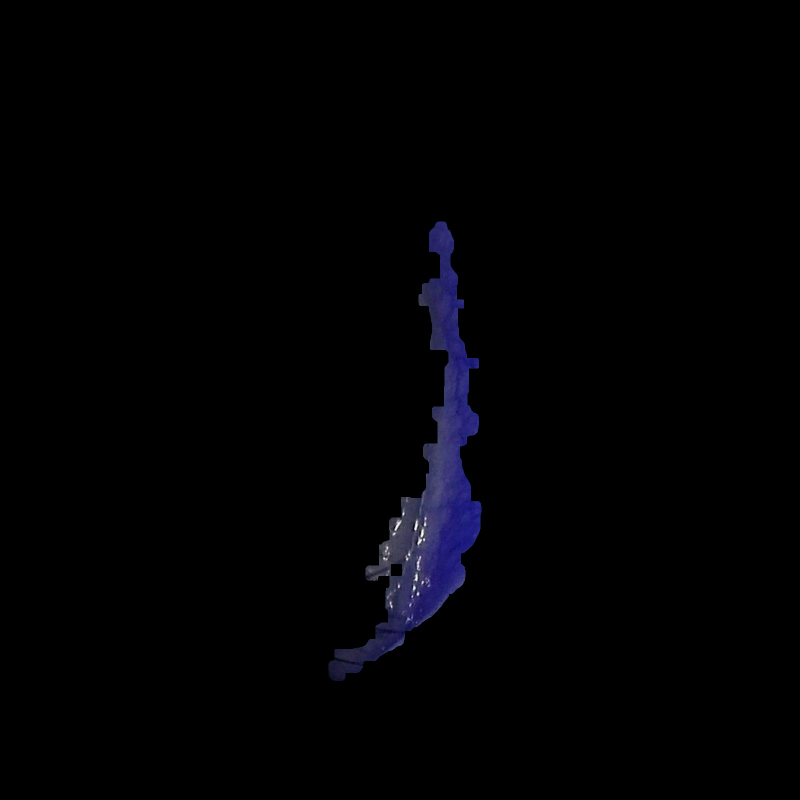
#> input picture IMAGES2/IMAGES2/c1anemia-394_jpg.rf.38011da481dfb937dc013415c7cd0123.jpg, 1600 x 1600 px, given in place of c1anemia-396.jpg, which was not available (shown at 1/2 size)
$ jupyter execute --allow-errors 'model creation.ipynb'   (shell and % lines are left out)   (older library calls are emulated)
#> lines starting #> are read from the running program, lines starting #| are printed output that depends on the picture; long printed decimals are rounded; pictures that were not available may be replaced by others from this repository, and a replacement may not be noted
[cell 1]
import sys
import os
import cv2
import numpy as np
import pandas as pd
from matplotlib import pyplot as plt
from PIL import Image
from sklearn.linear_model import LogisticRegression
from sklearn.model_selection import train_test_split
from sklearn.metrics import confusion_matrix
from sklearn.metrics import recall_score
from sklearn.metrics import precision_score
from sklearn.metrics import f1_score
from sklearn.metrics import cohen_kappa_score
from tabulate import tabulate
import matplotlib.pyplot as plt
from sklearn.model_selection import train_test_split
import collections
from sklearn.metrics import classification_report, confusion_matrix
from sklearn.metrics import accuracy_score
import seaborn as sns
from mlxtend.plotting import plot_confusion_matrix
import pickle
pd.options.display.max_rows = 500

[cell 2]
os.chdir(r'C:\Users\torej\Downloads\FASE1\FASE1')
#> (the rest of this cell did not finish here and is left out)

#> (a cell that did not finish here is left out)

#> (a cell that did not finish here is left out)

#> (a cell that did not finish here is left out)

#> (a cell that did not finish here is left out)

#> (a cell that did not finish here is left out)

#> (a cell that did not finish here is left out)

#> (a cell that did not finish here is left out)

[cell 10]
image = cv2.imread('c1anemia-396.jpg')
#> image is the input picture: shape (1600, 1600, 3); mean B, G, R 3.3, 1.5, 1.5
r,b,g = cv2.split(image)
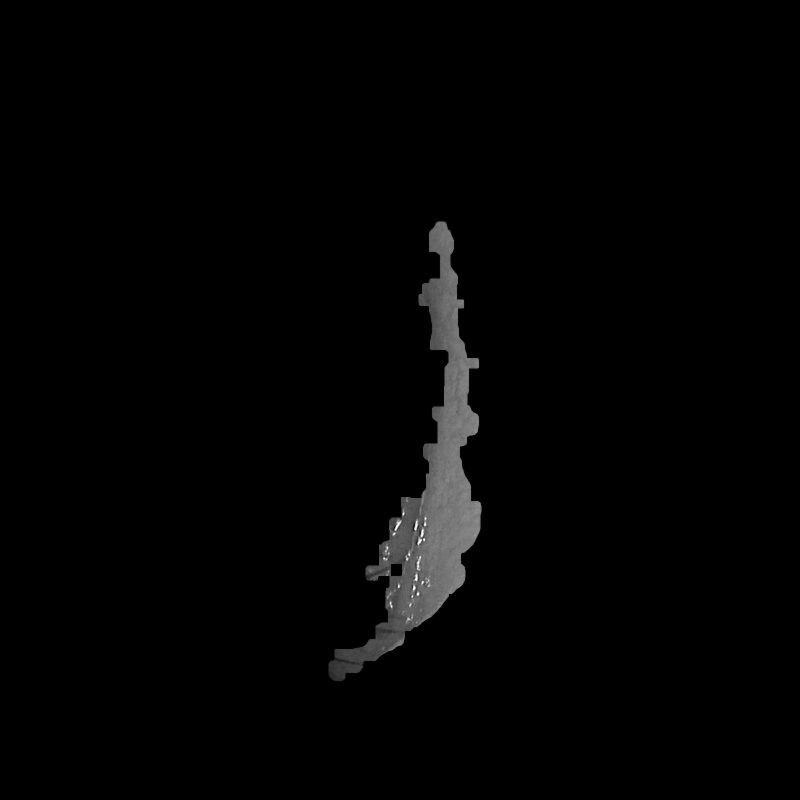
#> r: shape (1600, 1600) (shown at 1/2 size); min 0, max 255, mean 3.3
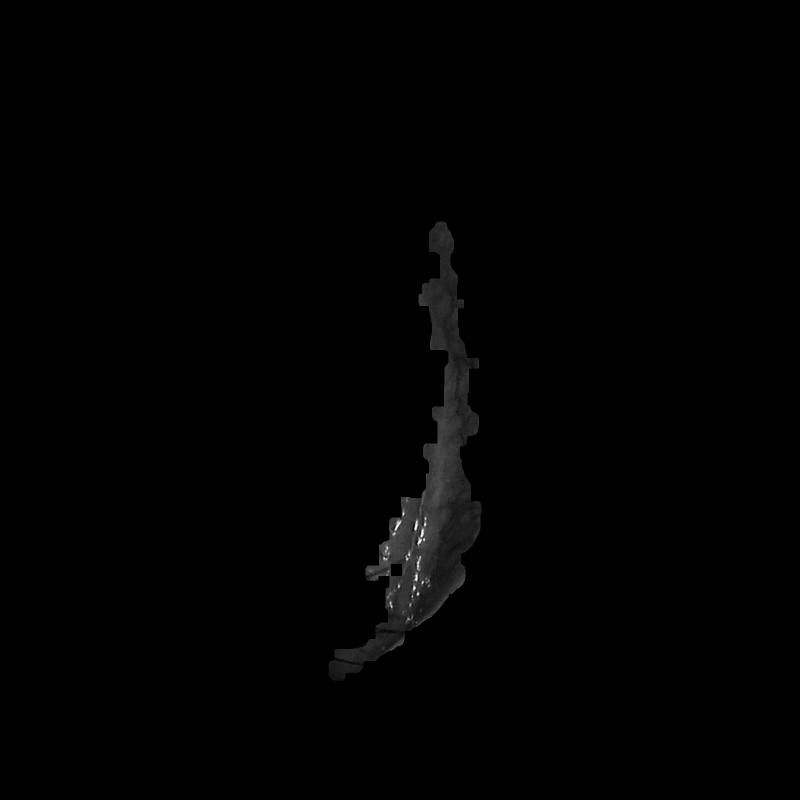
#> b: shape (1600, 1600) (shown at 1/2 size); min 0, max 255, mean 1.5
meanR = r.sum()/np.count_nonzero(r)
#> meanR = 92.99
meanG = g.sum()/np.count_nonzero(g)
#> meanG = 46.25
#print(r.sum()/np.count_nonzero(r), g.sum()/np.count_nonzero(g), b.sum()/np.count_nonzero(b))
print( 'mean of Red ', meanR)
#| mean of Red  92.992
print( 'mean of Green ', meanG)
#| mean of Green  46.255
print('Coeficient: ',np.log10(meanR)-np.log10(meanG))
#| Coeficient:  0.3033
gray = cv2.cvtColor(image, cv2.COLOR_RGB2GRAY)
print("gris media: ", gray.sum() / np.count_nonzero(gray))
#| gris media:  55.097
plt.imshow(b, cmap='gray', vmin=0, vmax=255);
h_1 = cv2.calcHist([gray], [0], None, [256], [0, 255])
#> h_1 = 256 values, max 2466859 at index 0, min 0 at index 255, mean 10000
# Eliminar zonas negras
h_1[0][0] = 0
#print(sum(h_1))
# Normalizar
h_1 = h_1 / sum(h_1)
#> h_1 = 256 values, max 0.101 at index 1, min 0 at index 0, mean 0.00391


# Vector con niveles de gris normalizado
gris = np.arange(256) / 255
h_11 = np.zeros(256)
moments = np.zeros(6)
for i in range(256):
    h_11[i] = h_1[i][0]
#> after the loop, h_11 has the same summary as h_1

moments[0] = sum(h_11 * gris)

for j in range(1, 6):
    moments[j] = sum(((gris - moments[0]) ** (j + 1)) * h_11)
#> after the loop, moments = [0.216, 0.0129, 0.00104, 0.00167, 0.000831, 0.000609]

moments = moments * 256
#> moments = [55.3, 3.3, 0.267, 0.428, 0.213, 0.156]
moments[1] = (moments[1] * 256) ** (0.5)
R = 1 - (1 / (1 + (moments[2] / (256))))
#> R = 0.00104
print('Intensidad promedio =',moments[0])
#| Intensidad promedio = 55.305
print('Desviación estándar =',moments[1])
#| Desviación estándar = 29.077
print('Suavidad =',R)
#| Suavidad = 0.001043
print('Asimetría =',moments[3])
#| Asimetría = 0.4276
print('Uniformidad =',moments[4])
#| Uniformidad = 0.2126
print('Entropía =',moments[5])
#| Entropía = 0.1559

$ run again, on IMAGES2/IMAGES2/c1anemia-403_jpg.rf.f553d7d496f3d56acc01b33ab89edee9.jpg
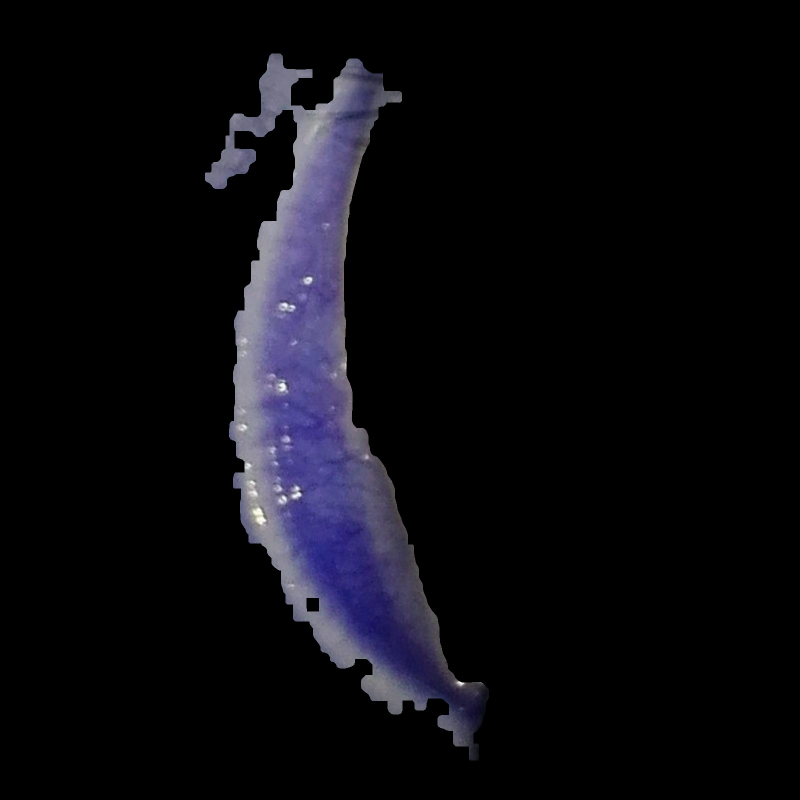
#> input picture IMAGES2/IMAGES2/c1anemia-403_jpg.rf.f553d7d496f3d56acc01b33ab89edee9.jpg, 1600 x 1600 px, given in place of c1anemia-396.jpg, which was not available (shown at 1/2 size)
#> image is the input picture: shape (1600, 1600, 3); mean B, G, R 15.3, 10.5, 11
#> `r,b,g = cv2.split(image)`:
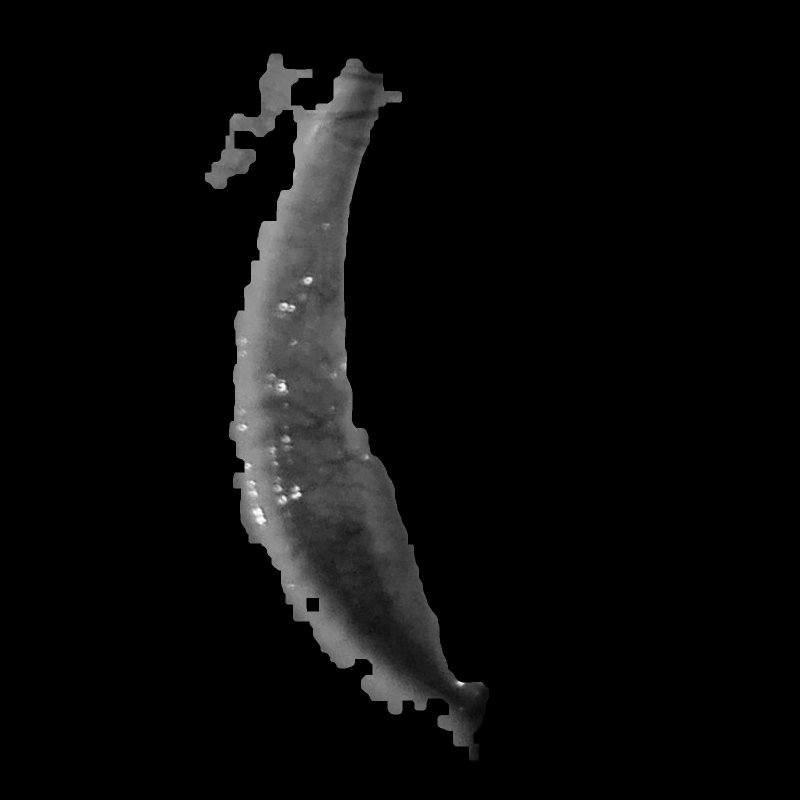
#> b: shape (1600, 1600) (shown at 1/2 size); min 0, max 255, mean 10.5
#> meanR = 124.4
#> meanG = 91.58
#| mean of Red  124.374
#| mean of Green  91.584
#| Coeficient:  0.1329
#> `gray = cv2.cvtColor(image, cv2.COLOR_RGB2GRAY)`:
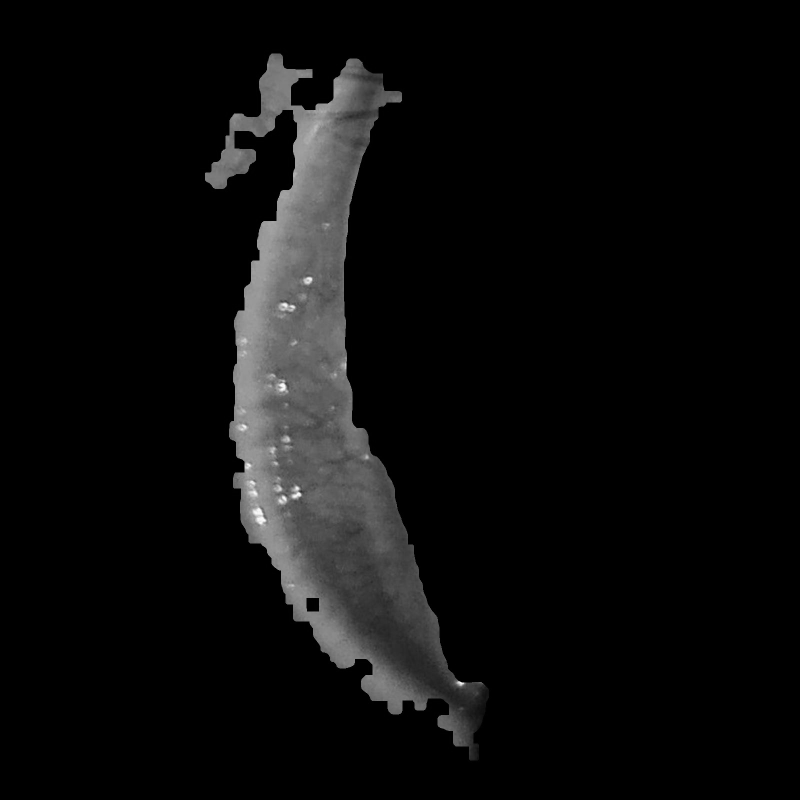
#> gray: shape (1600, 1600) (shown at 1/2 size); min 0, max 254, mean 12
#| gris media:  96.571
#> `h_1 = cv2.calcHist([gray], [0], None, [256], [0, 255])`: h_1 = 256 values, max 2241568 at index 0, min 0 at index 255, mean 10000
#> `h_1 = h_1 / sum(h_1)`: h_1 = 256 values, max 0.0403 at index 1, min 0 at index 0, mean 0.00391
#> after the loop `for i in range(256):`: h_11 has the same summary as h_1
#> after the loop `for j in range(1, 6):`: moments = [0.379, 0.0229, -0.00151, 0.00193, -0.000183, 0.000271]
#> `moments = moments * 256`: moments = [96.95, 5.87, -0.386, 0.494, -0.0467, 0.0694]
#> R = -0.00151
#| Intensidad promedio = 96.950
#| Desviación estándar = 38.779
#| Suavidad = -0.001511
#| Asimetría = 0.4938
#| Uniformidad = -0.04672
#| Entropía = 0.06938

$ run again, on IMAGES2/IMAGES2/c1anemia-405_jpg.rf.c7505e0d10b58173e4560896bd10f66f.jpg
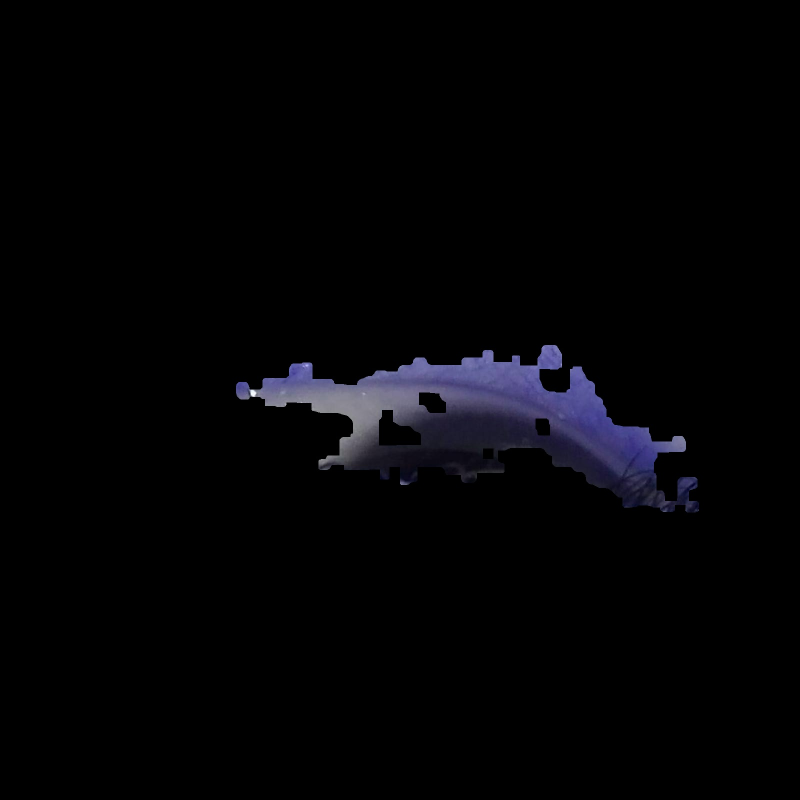
#> input picture IMAGES2/IMAGES2/c1anemia-405_jpg.rf.c7505e0d10b58173e4560896bd10f66f.jpg, 1600 x 1600 px, given in place of c1anemia-396.jpg, which was not available (shown at 1/2 size)
#> image is the input picture: shape (1600, 1600, 3); mean B, G, R 5.3, 3.4, 3.5
#> `r,b,g = cv2.split(image)`:
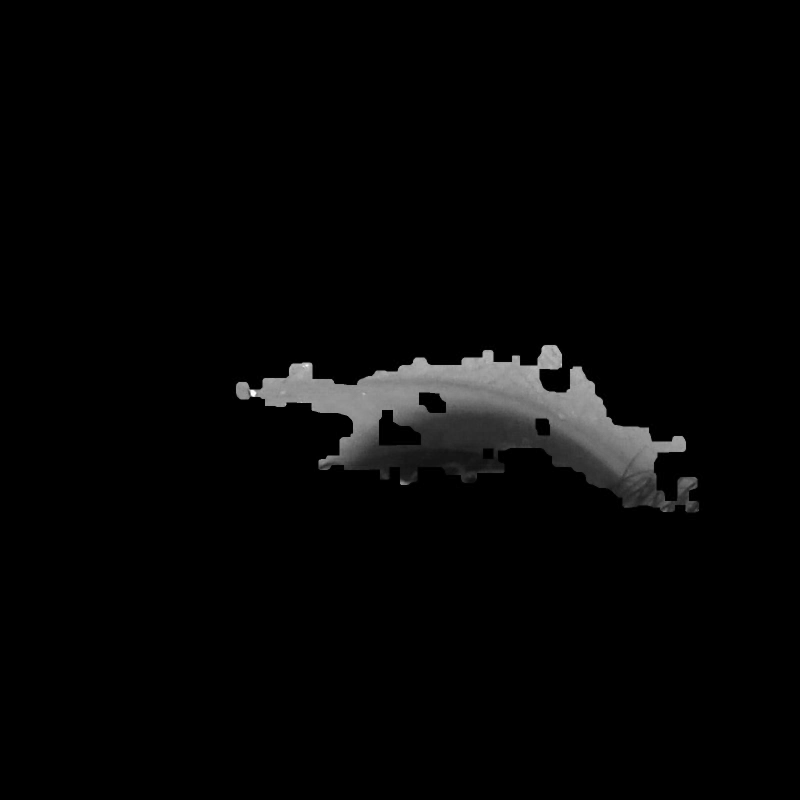
#> r: shape (1600, 1600) (shown at 1/2 size); min 0, max 255, mean 5.3
#> `r,b,g = cv2.split(image)`:
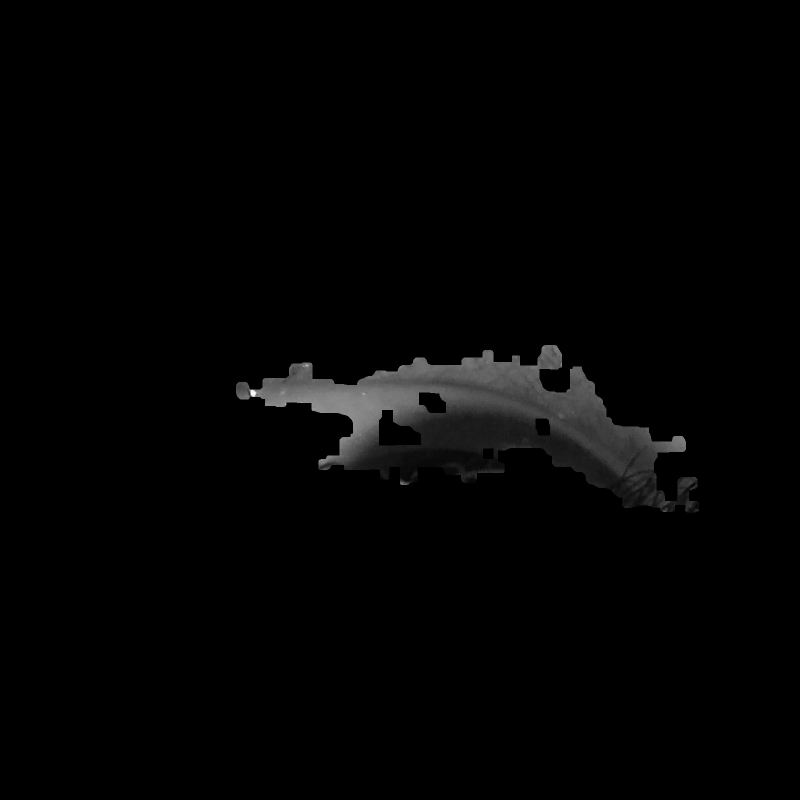
#> b: shape (1600, 1600) (shown at 1/2 size); min 0, max 255, mean 3.4
#> meanR = 93.29
#> meanG = 66.63
#| mean of Red  93.288
#| mean of Green  66.626
#| Coeficient:  0.1462
#| gris media:  69.151
#> `h_1 = cv2.calcHist([gray], [0], None, [256], [0, 255])`: h_1 = 256 values, max 2411852 at index 0, min 0 at index 160, mean 10000
#> `h_1 = h_1 / sum(h_1)`: h_1 = 256 values, max 0.0805 at index 1, min 0 at index 0, mean 0.00391
#> after the loop `for i in range(256):`: h_11 has the same summary as h_1
#> after the loop `for j in range(1, 6):`: moments = [0.271, 0.0298, -2.83e-05, 0.00159, 7.94e-05, 0.000155]
#> `moments = moments * 256`: moments = [69.42, 7.62, -0.00723, 0.408, 0.0203, 0.0396]
#> R = -2.83e-05
#| Intensidad promedio = 69.422
#| Desviación estándar = 44.164
#| Suavidad = -2.825229070557711e-05
#| Asimetría = 0.4077
#| Uniformidad = 0.02032
#| Entropía = 0.03964

$ run again, on IMAGES2/IMAGES2/c1anemia-408_jpg.rf.36f16e11756222da0e6c36c84e75d319.jpg
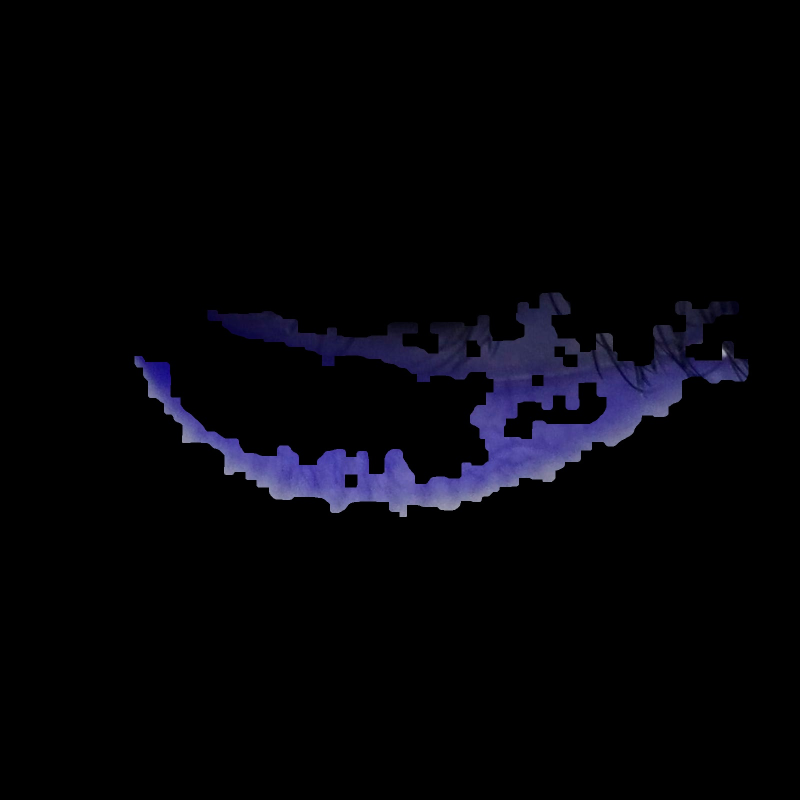
#> input picture IMAGES2/IMAGES2/c1anemia-408_jpg.rf.36f16e11756222da0e6c36c84e75d319.jpg, 1600 x 1600 px, given in place of c1anemia-396.jpg, which was not available (shown at 1/2 size)
#> image is the input picture: shape (1600, 1600, 3); mean B, G, R 8.2, 4.1, 4.4
#> `r,b,g = cv2.split(image)`:
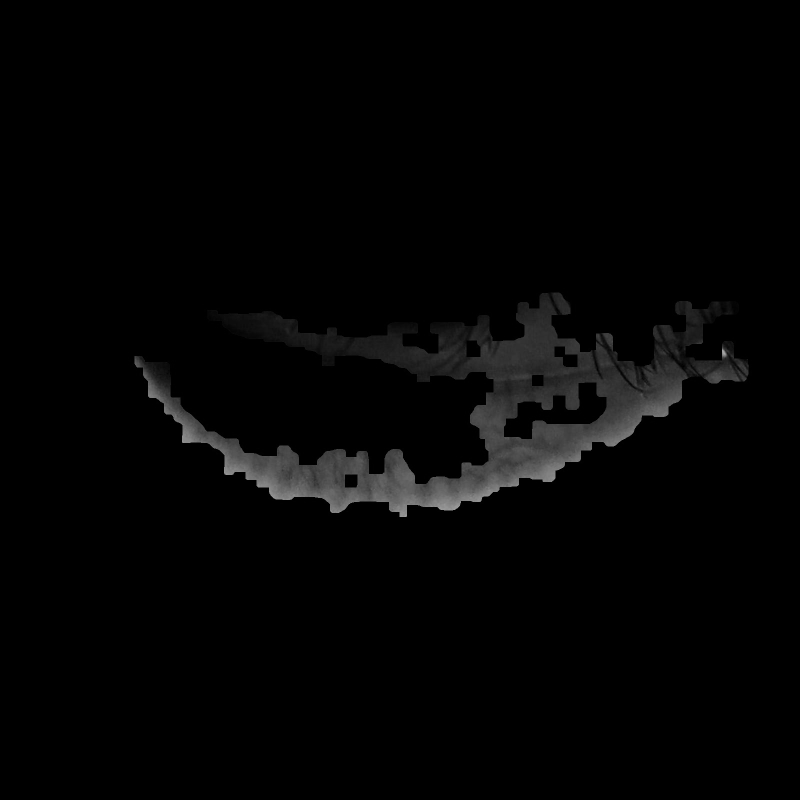
#> b: shape (1600, 1600) (shown at 1/2 size); min 0, max 171, mean 4.1
#> meanR = 102.8
#> meanG = 60.4
#| mean of Red  102.783
#| mean of Green  60.395
#| Coeficient:  0.2309
#> `gray = cv2.cvtColor(image, cv2.COLOR_RGB2GRAY)`:
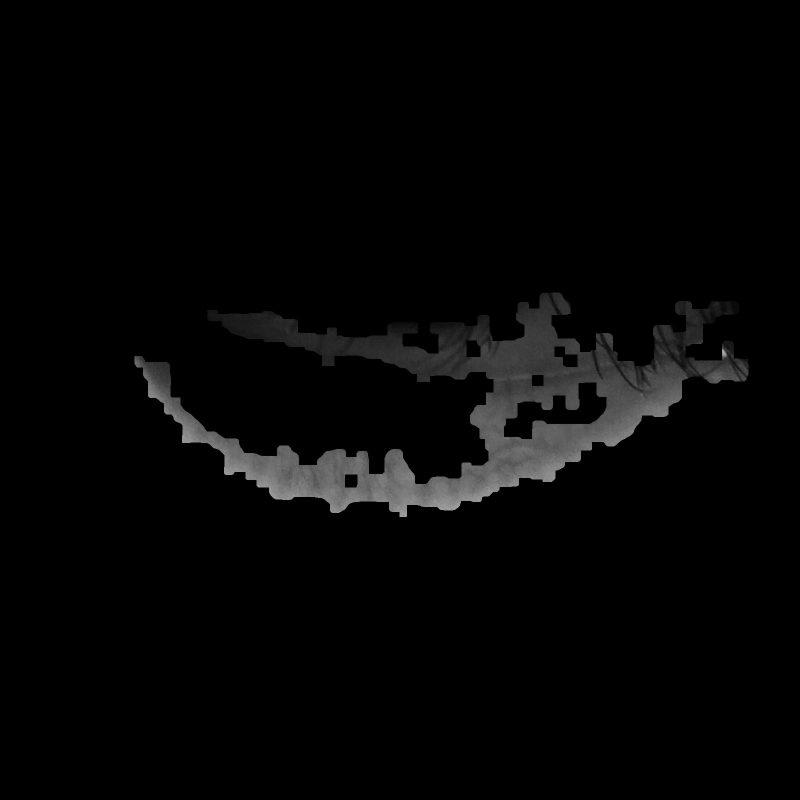
#> gray: shape (1600, 1600) (shown at 1/2 size); min 0, max 176, mean 5.4
#| gris media:  65.261
#> `h_1 = cv2.calcHist([gray], [0], None, [256], [0, 255])`: h_1 = 256 values, max 2348980 at index 0, min 0 at index 172, mean 10000
#> `h_1 = h_1 / sum(h_1)`: h_1 = 256 values, max 0.107 at index 1, min 0 at index 0, mean 0.00391
#> after the loop `for i in range(256):`: h_11 has the same summary as h_1
#> after the loop `for j in range(1, 6):`: moments = [0.256, 0.0266, -9.38e-05, 0.00134, 3.9e-06, 8.36e-05]
#> `moments = moments * 256`: moments = [65.52, 6.81, -0.024, 0.344, 0.000997, 0.0214]
#> R = -9.38e-05
#| Intensidad promedio = 65.517
#| Desviación estándar = 41.740
#| Suavidad = -9.381074401493272e-05
#| Asimetría = 0.3436
#| Uniformidad = 0.0009974
#| Entropía = 0.02141
